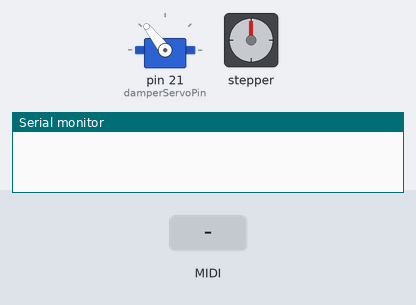
Recording of a sketch running on a simulated Arduino Mega 2560, built with avr-gcc and run on an emulated ATmega2560. On the bench: servo, stepper motor, the last lines printed to the serial monitor. The test bench sets the inputs (shaded band). MIDI output is not drawn; stepper angles assume 200 steps per turn.

Above: at 1.2 s.
1.3 s: MIDI note 36 received
At 2.6 s:
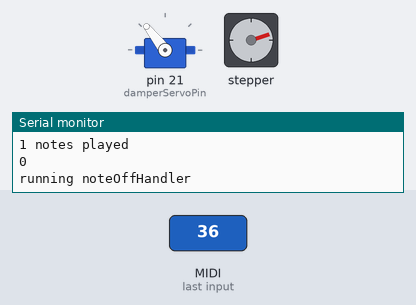
Timing chart, 0 to 4.3 s (numbered marks = the images above; inputs shaded):
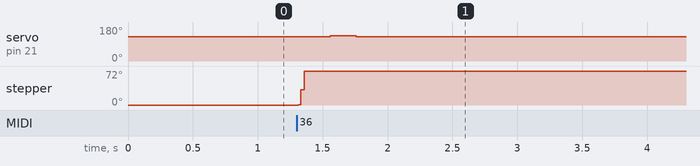

Measured:
- after the input at 1.3 s, servo on pin 21 (damperServoPin): 128° → 135° after 0.26 s, → 128° 0.20 s later; stepper: turns 72° clockwise, starting at once

The sketch:

test_picking_and_damping_midi.ino
```cpp
#include <AccelStepper.h>
#include <Servo.h>
#include <MIDI.h>

const int enableStepperA = 48;
const int MS1StepperA = 49;
const int MS2StepperA = 50;
const int MS3StepperA = 51;
const int stepStepperA = 52;
const int setDirStepperA = 53;

const int damperServoPin = 21;

const int maxStepperSpeed = 1000;
const int totalSteps = 200;
const int noteSteps = 40;
const int halvedNoteSteps = 20;

const int damperOffPosTape = 128;
const int damperOffPosFoam = 127;
const int damperOffPos = damperOffPosTape;
const int damperOnPos = 135;

int numberNotesPlayed = 0;

bool playingNote = false;

Servo damper;
AccelStepper stepper(1, stepStepperA, setDirStepperA);
MIDI_CREATE_DEFAULT_INSTANCE();

void setup()
{
  MIDI.setHandleNoteOn(noteOnHandler);
  MIDI.setHandleNoteOff(noteOffHandler);

  MIDI.begin(MIDI_CHANNEL_OMNI);  // Listen to all incoming MIDI messages

  damper.attach(damperServoPin);

  pinMode(MS1StepperA, OUTPUT);
  pinMode(MS2StepperA, OUTPUT);
  pinMode(MS3StepperA, OUTPUT);
  pinMode(enableStepperA, OUTPUT);
  pinMode(stepStepperA, OUTPUT);
  pinMode(setDirStepperA, OUTPUT);

  // microstep resolution
  digitalWrite(MS1StepperA, LOW);
  digitalWrite(MS2StepperA, LOW);
  digitalWrite(MS3StepperA, LOW);

  // set initial direction
  digitalWrite(setDirStepperA, HIGH);

  // enable (active low)
  digitalWrite(enableStepperA, LOW);


  Serial.begin(9600);
  //setStepperSpeed(maxStepperSpeed);
  // stepper.setMaxSpeed(maxStepperSpeed);
  // stepper.setAcceleration(1000);

  stepper.setMaxSpeed(maxStepperSpeed);
  stepper.setSpeed(maxStepperSpeed);
  damper.write(damperOffPos);
}

void dampNote() {
  delay(200);
  damper.write(damperOnPos);
  delay(200);
  damper.write(damperOffPos);
}

void setStepperSpeed(int speed) {
  // stepper.setMaxSpeed(maxStepperSpeed);
  stepper.setSpeed(speed);
  //stepper.setMaxSpeed(maxStepperSpeed);
  //stepper.setAcceleration(1000);
}

void noteOnHandler(byte channel, byte pitch, byte velocity) {
  Serial.println("running noteOnHandler");
  Serial.print("channel: ");
  Serial.println(channel);
  Serial.print("pitch: ");
  Serial.println(pitch);
  Serial.print("velocity: ");
  Serial.println(velocity);

  if(velocity > 0) {
    playNote();
  }
}

void noteOffHandler(byte channel, byte pitch, byte velocity) {
  Serial.println("running noteOffHandler");
}

void playNote() {
  //Serial.println("running playNote");
  stepper.moveTo(noteSteps);
  playingNote = true;
  numberNotesPlayed += 1;
  Serial.print(numberNotesPlayed);
  Serial.println(" notes played");

  // moveTo() also recalculates the speed for the next step, so need to set speed after calling it
  setStepperSpeed(maxStepperSpeed);
}

void checkForNote() {
  if(analogRead(A10) > 1000 && !playingNote) {
    playNote();
  }
}

void loop() {
  if(stepper.distanceToGo() == 0 && playingNote) {
    //Serial.println("one note played");
    dampNote();
    // Serial.print("current position is: ");
    // Serial.println(stepper.currentPosition());
    stepper.setCurrentPosition(0);
    playingNote = false;

    Serial.println(stepper.currentPosition());

  }

  MIDI.read();
  //checkForNote();
  stepper.runSpeedToPosition();
  //stepper.run();
}
```
